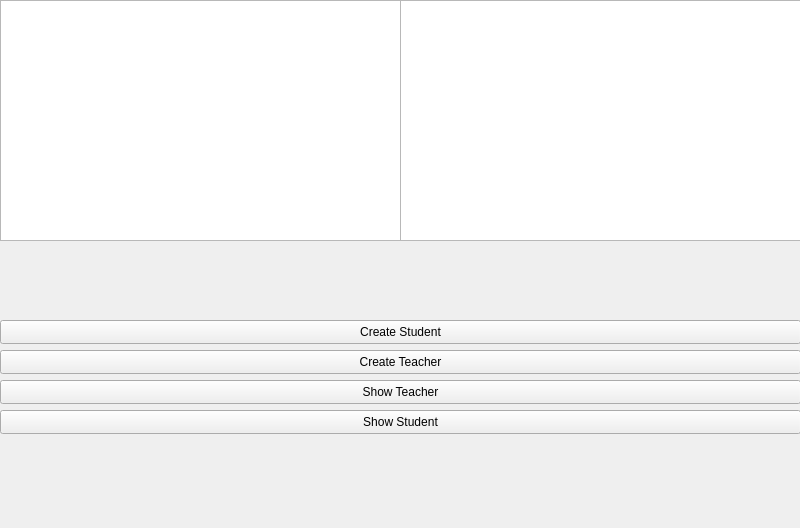
<?xml version="1.0" encoding="UTF-8"?>
<ui version="4.0">
 <class>MainWindow</class>
 <widget class="QMainWindow" name="MainWindow">
  <property name="geometry">
   <rect>
    <x>0</x>
    <y>0</y>
    <width>800</width>
    <height>528</height>
   </rect>
  </property>
  <property name="windowTitle">
   <string>Main Window</string>
  </property>
  <widget class="QWidget" name="centralwidget">
   <widget class="QVBoxLayout" name="verticalLayout" native="true">
    <property name="geometry">
     <rect>
      <x>0</x>
      <y>0</y>
      <width>108</width>
      <height>24</height>
     </rect>
    </property>
   </widget>
   <widget class="QPushButton" name="addTeacherButton">
    <property name="geometry">
     <rect>
      <x>0</x>
      <y>350</y>
      <width>801</width>
      <height>24</height>
     </rect>
    </property>
    <property name="text">
     <string>Create Teacher</string>
    </property>
   </widget>
   <widget class="QPushButton" name="toggleTeacherButton">
    <property name="geometry">
     <rect>
      <x>0</x>
      <y>380</y>
      <width>801</width>
      <height>24</height>
     </rect>
    </property>
    <property name="text">
     <string>Show Teacher</string>
    </property>
   </widget>
   <widget class="QPushButton" name="addStudentButton">
    <property name="geometry">
     <rect>
      <x>0</x>
      <y>320</y>
      <width>801</width>
      <height>24</height>
     </rect>
    </property>
    <property name="text">
     <string>Create Student</string>
    </property>
   </widget>
   <widget class="QPushButton" name="toggleStudentButton">
    <property name="geometry">
     <rect>
      <x>0</x>
      <y>410</y>
      <width>801</width>
      <height>24</height>
     </rect>
    </property>
    <property name="text">
     <string>Show Student</string>
    </property>
   </widget>
   <widget class="QTableView" name="studentTableView">
    <property name="geometry">
     <rect>
      <x>0</x>
      <y>0</y>
      <width>401</width>
      <height>241</height>
     </rect>
    </property>
   </widget>
   <widget class="QTableView" name="teacherTableView">
    <property name="geometry">
     <rect>
      <x>400</x>
      <y>0</y>
      <width>401</width>
      <height>241</height>
     </rect>
    </property>
   </widget>
  </widget>
 </widget>
 <customwidgets>
  <customwidget>
   <class>QVBoxLayout</class>
   <extends>QWidget</extends>
   <header>qvboxlayout.h</header>
  </customwidget>
 </customwidgets>
 <resources/>
 <connections/>
</ui>
